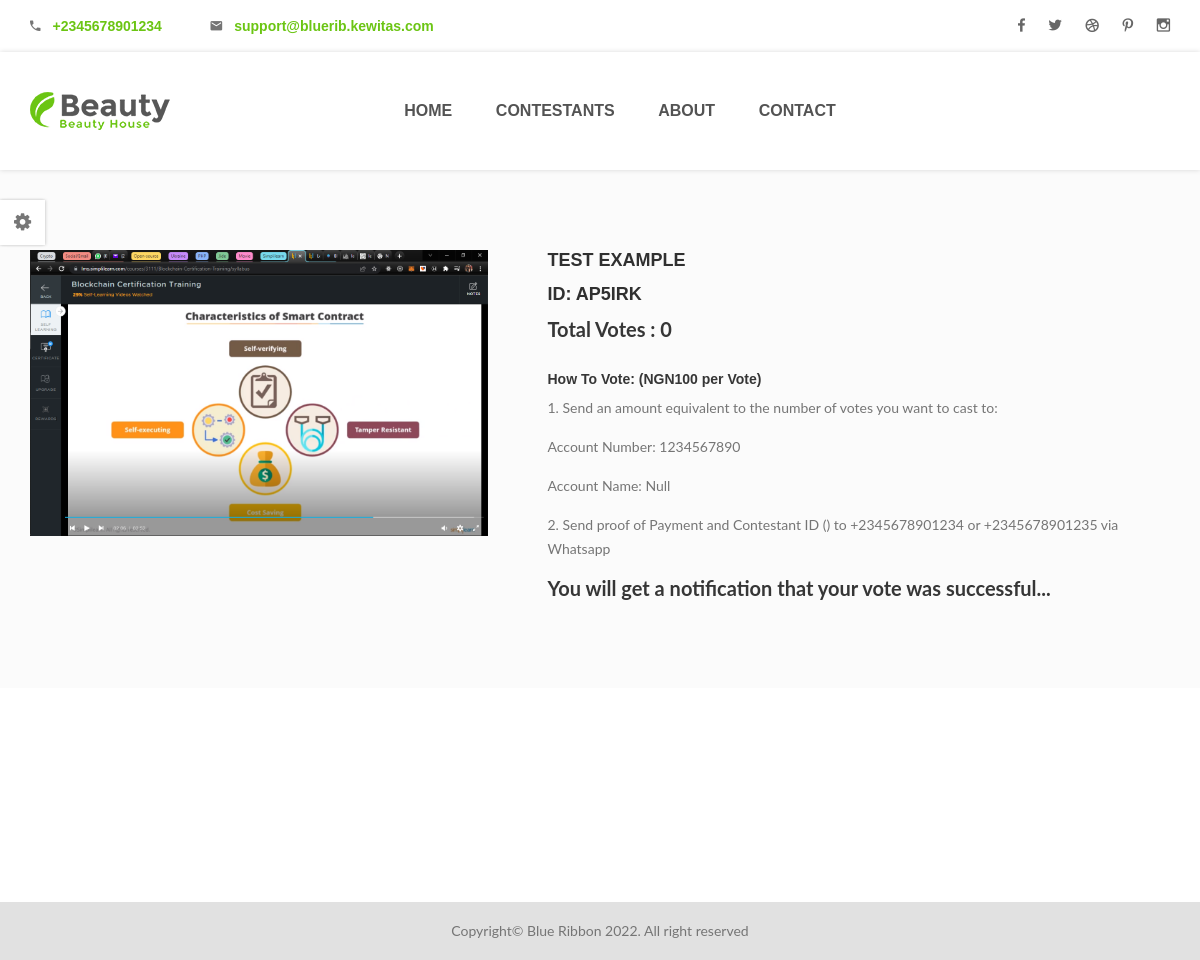
Page /vote?id=1 on the committed database.
### tables this page shows
CREATE TABLE `conts` (
  `id` int(11) NOT NULL,
  `c_id` varchar(100) NOT NULL,
  `name` varchar(100) NOT NULL,
  `email` varchar(100) NOT NULL,
  `picture` varchar(1000) NOT NULL,
  `state` varchar(100) NOT NULL,
  `gender` varchar(100) NOT NULL,
  `vote` int(11) NOT NULL,
  `date_created` timestamp NOT NULL DEFAULT current_timestamp() ON UPDATE current_timestamp()
);

### config.php (called while the page is built, shortened)
<?php
$phone_number = "+2345678901234";
$phone_number2 = "+2345678901235";
$acc_number = "1234567890";
$bank_name = "Null";
$link = mysqli_connect(HOST, USERNAME, PASSWORD, DBNAME);
function fetch_cont($id = null)
{
	global $link;
	if ($id != null) {
		$sql = "SELECT * FROM conts WHERE id = '$id' ";
		$query = mysqli_query($link, $sql);
		if (mysqli_num_rows($query) > 0) {
			$row = mysqli_fetch_array($query);
			return $row;
		}return false;
	}return false;
}

### vote.php (the view)
<?php
require 'header.php';
if (isset($_GET['id'])) {
    $id = $_GET['id'];
    $cont = fetch_cont($id);
}else {
    echo "<script>location.href = 'index#contestants'</script>";
}
?>
        <div class="product-details-area  ptb-100">
            <div class="container">
                <div class="row">
                    <div class="col-lg-5 col-md-12 col-sm-12 col-xs-12 overflow-hidden">
                       <div class="zoomWrapper clearfix">
                            <div id="img-1" class="zoomWrapper single-zoom">
                                <a href="#">
                                    <img id="zoom1" src="<?= $cont['picture']; ?>" data-zoom-image="<?= $cont['picture']; ?>" alt="big-1">
                                </a>
                            </div>
                        </div>
                    </div>
                    <div class="col-lg-7 col-md-12 col-sm-12 col-xs-12">
                        <div class="product-detail single-product-info">
                            <h3><?= $cont['name']; ?></h3>
                            <h3>ID: <?= $cont['c_id']; ?></h3>
                            <h4>Total Votes : <b><?= $cont['vote']; ?></b></h4>
                            <h5 class="overview">How To Vote: (NGN100 per Vote)</h5>
                            <p>1. Send an amount equivalent to the number of votes you want to cast to:</p>
                            <p>Account Number: <?= $acc_number; ?></p>
                            <p>Account Name: <?= $bank_name; ?></p>
                            <p>2. Send proof of Payment and Contestant ID () to <?= $phone_number; ?> or <?= $phone_number2; ?> via Whatsapp</p>
                            <h4><i>You will get a notification that your vote was successful...</i></h4>
                        </div>
                    </div>
                </div>
            </div>
        </div>
        <?php
        require 'footer.php';
        ?>

### style.css (style rules this page uses)
.container, .container-fluid, .container-lg, .container-md, .container-sm, .container-xl, .container-xxl { width: 100%; padding-right: 15px; padding-left: 15px; margin-right: auto; margin-left: auto; }
@media (min-width: 576px) { .container, .container-sm { max-width: 540px; } }
@media (min-width: 768px) { .container, .container-md, .container-sm { max-width: 750px; } }
@media (min-width: 992px) { .container, .container-lg, .container-md, .container-sm { max-width: 970px; } }
@media (min-width: 1200px) { .container, .container-lg, .container-md, .container-sm, .container-xl { max-width: 1170px; } }
.row { --bs-gutter-x: 30px; }
a { text-decoration: none; }
.container .row div[class^=col-] { position: relative; }
img { max-width: 100% }
.single-product-info { background-color: #ffffff; float: left; padding-left: 30px; width: 65%; }
.single-product-info > h3 { color: #303030; font-size: 18px; font-weight: 600; margin-bottom: 12px; text-transform: uppercase; }
.single-product-info h5 { font-size: 14px; }
.single-product-info h4 { font-size: 20px; font-weight: 700; font-family: "Lato",sans-serif; }
.product-details-area { background: #fbfbfb; }
.zoomWrapper, .product-thumb, .single-zoom-thumb { position: relative; }
.zoomWrapper { margin-bottom: 10px; }
.product-details-area .single-product-info { background-color: inherit; margin: 0; width: 100%; }
.product-detail h5.overview { margin-top: 30px; }

### css/responsive.css (style rules this page uses)
@media (min-width: 1200px) and (max-width: 1500px) { .ptb-100 { padding: 80px 0; } }

### css/default.css (style rules this page uses)
body { font-family: 'Lato', sans-serif; font-weight: normal; font-style: normal; font-size: 14px; }
a,button { font-family: 'Raleway', sans-serif; font-weight: 600; }
a, .btn { -webkit-transition: all 0.3s ease-out 0s; -moz-transition: all 0.3s ease-out 0s; -ms-transition: all 0.3s ease-out 0s; -o-transition: all 0.3s ease-out 0s; transition: all 0.3s ease-out 0s; }
a, button, input { outline: medium none; color: #6bc513; }
h1, h2, h3, h4, h5, h6 { font-family: 'Raleway', sans-serif; font-weight: normal; color: #363636; margin-top: 0px; font-style: normal; font-weight: bold; }
h3 { font-size: 28px; }
h4 { font-size: 22px; }
h5 { font-size: 18px; }
p { font-size: 14px; font-weight: normal; line-height: 24px; color: #757575; margin-bottom: 15px; }
.ptb-100 { padding: 100px 0 }

### rows in the picture
conts: picture (picture), name "TEST EXAMPLE", c "AP5IRK", vote "0"

### other values in the picture
$phone_number "+2345678901234"
$email_address "support@bluerib.kewitas.com"
$acc_number "1234567890"
$bank_name "Null"
$phone_number2 "+2345678901235"
$site_name "Blue Ribbon"
